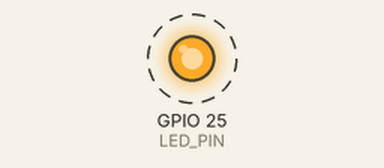
A sketch run on a simulated ESP32. Parts: output pins drawn as LEDs (lit = HIGH). Dashed ring = blinking.

Above: at 0.2 s.
Timing chart, 0 to 3.0 s (numbered marks = the images above):
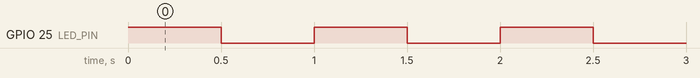

The sketch:

Blink.ino
```cpp
/*
  Blink

  Программа мигания встроенным светодиодом для платы Raspberry Pi  Pico
  Светодиод подключён к выводу D25
*/

#define LED_PIN 25
#define DWELL 500

// the setup function runs once when you press reset or power the board
void setup()
{
  // initialize digital pin LED_PIN as an output.
  pinMode(LED_PIN, OUTPUT);
}

// the loop function runs over and over again forever
void loop()
{
  digitalWrite(LED_PIN, HIGH);  // turn the LED on (HIGH is the voltage level)
  delay(DWELL);                 // wait for a second
  digitalWrite(LED_PIN, LOW);   // turn the LED off by making the voltage LOW
  delay(DWELL);                 // wait for a second
}
```

Measured:
- by itself, GPIO 25 (LED_PIN): alternates HIGH for 0.50 s and LOW for 0.50 s
